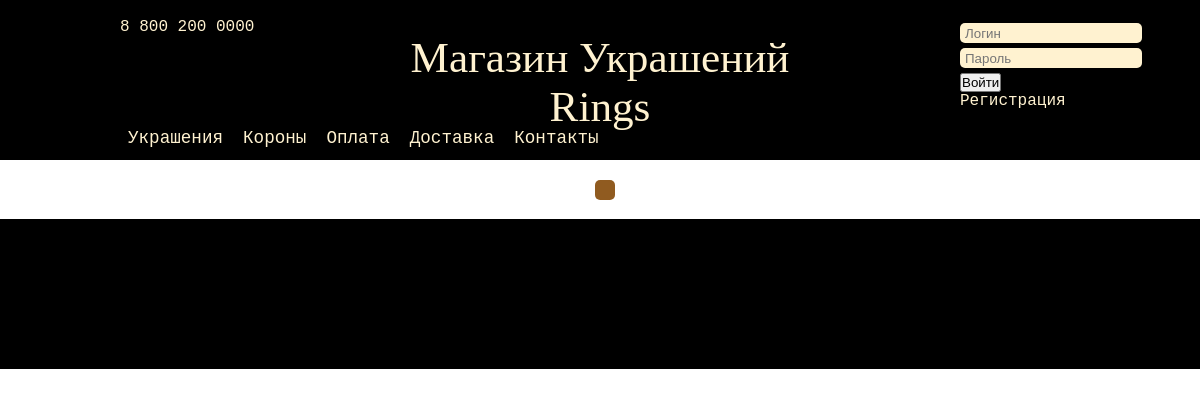
/catalog/, run on an earlier commit of the app's database.
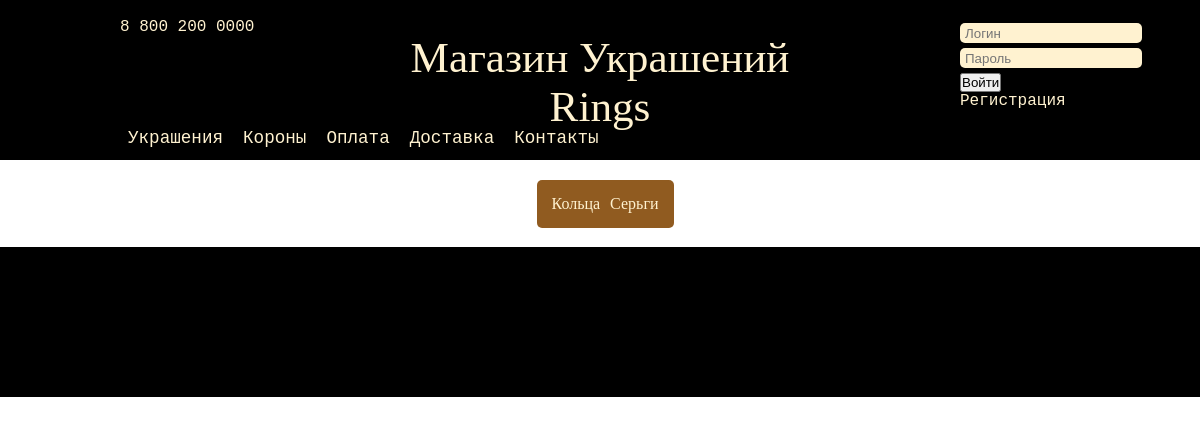
And on a later commit of the database.
### mainapp/models.py (models this page shows, shortened)
class Category(models.Model):
    name = models.CharField(verbose_name=u'название', max_length=16, unique=True)
    description = models.TextField(verbose_name='описание', blank=True)

### mainapp/views.py (the view)
# urls.py: url(r'^catalog/$', catalog, name='catalog'),
def catalog(request):
    jewels = Jewel.objects.all()
    categories = Category.objects.all()
    return render(request, "catalog.html", {'categories': categories, 'jewels': jewels})

### templates/catalog.html (shortened to what this page needs)
{% extends "base.html" %}
{% block text %}
    <div class="catalog_menu">
        {% for category in categories %}
            <li><a href="{% url 'jeweler' category.id %}">{{category.name}}</a></li>
        {% endfor %}
    </div>
{% endblock %}

What changed in the data, as far as the page shows it:
added Category: name "Кольца"
added Category: name "Серьги"
